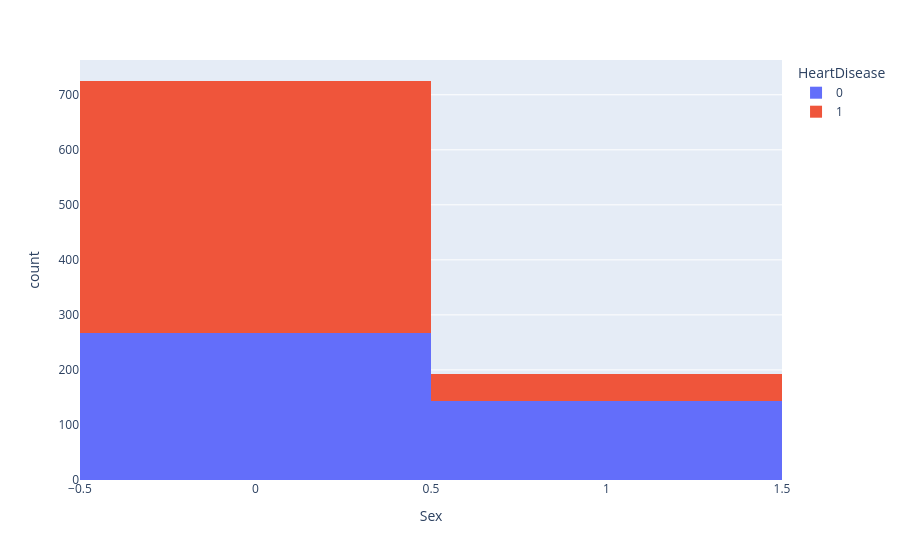

Here is the notebook cell this chart was saved with:
### Code cell
px.histogram(heart_df,x='Sex',color='HeartDisease')

### Figure 1 — Plotly figure (JSON) as saved in the notebook; plotly's stock layout.template omitted (floating-point values rounded to 4 significant figures; data arrays with more than 128 entries replaced by an {"elided": "..."} marker saying what was removed)
{"data": [{"alignmentgroup": "True", "bingroup": "x", "hovertemplate": "HeartDisease=0<br>Sex=%{x}<br>count=%{y}<extra></extra>", "legendgroup": "0", "marker": {"color": "#636efa", "pattern": {"shape": ""}}, "name": "0", "offsetgroup": "0", "orientation": "v", "showlegend": true, "type": "histogram", "x": {"elided": "410 int values"}, "xaxis": "x", "yaxis": "y"}, {"alignmentgroup": "True", "bingroup": "x", "hovertemplate": "HeartDisease=1<br>Sex=%{x}<br>count=%{y}<extra></extra>", "legendgroup": "1", "marker": {"color": "#EF553B", "pattern": {"shape": ""}}, "name": "1", "offsetgroup": "1", "orientation": "v", "showlegend": true, "type": "histogram", "x": {"elided": "508 int values"}, "xaxis": "x", "yaxis": "y"}], "layout": {"barmode": "relative", "legend": {"title": {"text": "HeartDisease"}, "tracegroupgap": 0}, "margin": {"t": 60}, "xaxis": {"anchor": "y", "domain": [0, 1], "title": {"text": "Sex"}}, "yaxis": {"anchor": "x", "domain": [0, 1], "title": {"text": "count"}}}}
